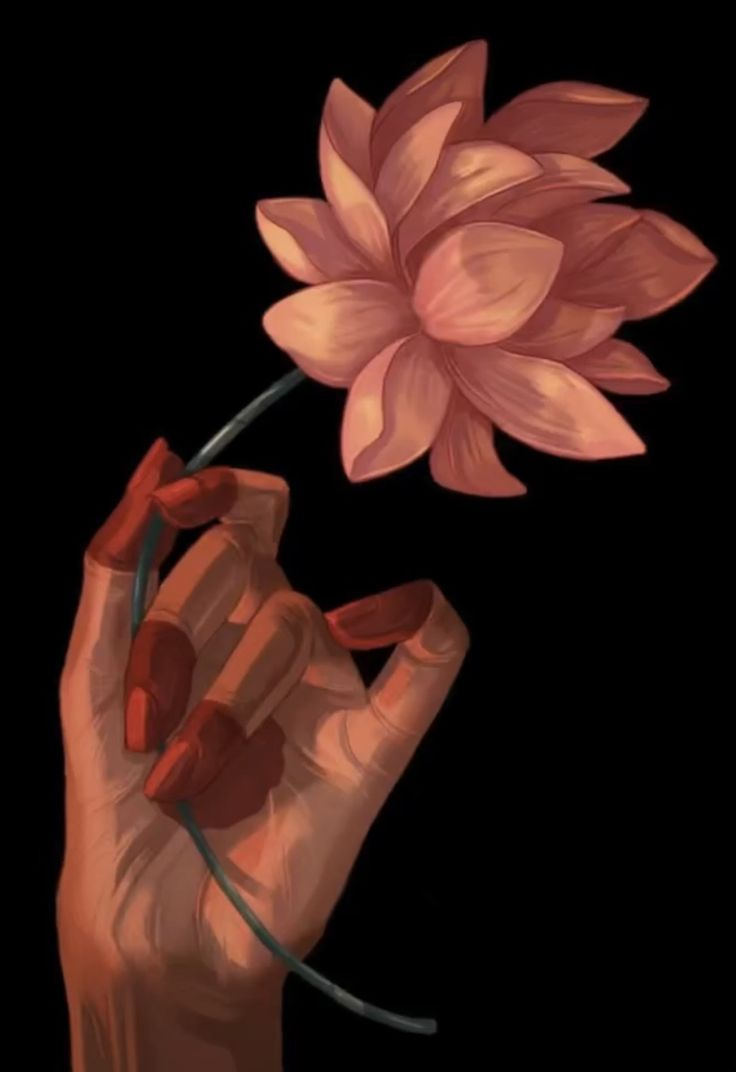
#> input picture flower_hand.jpeg, 736 x 1072 px
$ python dip_task.py
#> lines starting #> are read from the running program, lines starting #| are printed output that depends on the picture
import cv2
import numpy as np
import matplotlib.pyplot as plt

img_path = 'flower_hand.jpeg'
img_bgr = cv2.imread(img_path)
#> img_bgr is the input picture: shape (1072, 736, 3); mean B, G, R 23.8, 29.4, 54.5

if img_bgr is None:
    raise FileNotFoundError(f"Could not load image at '{img_path}'. Check the filename/path.")

img_rgb = cv2.cvtColor(img_bgr, cv2.COLOR_BGR2RGB)
img_gray = cv2.cvtColor(img_bgr, cv2.COLOR_BGR2GRAY)
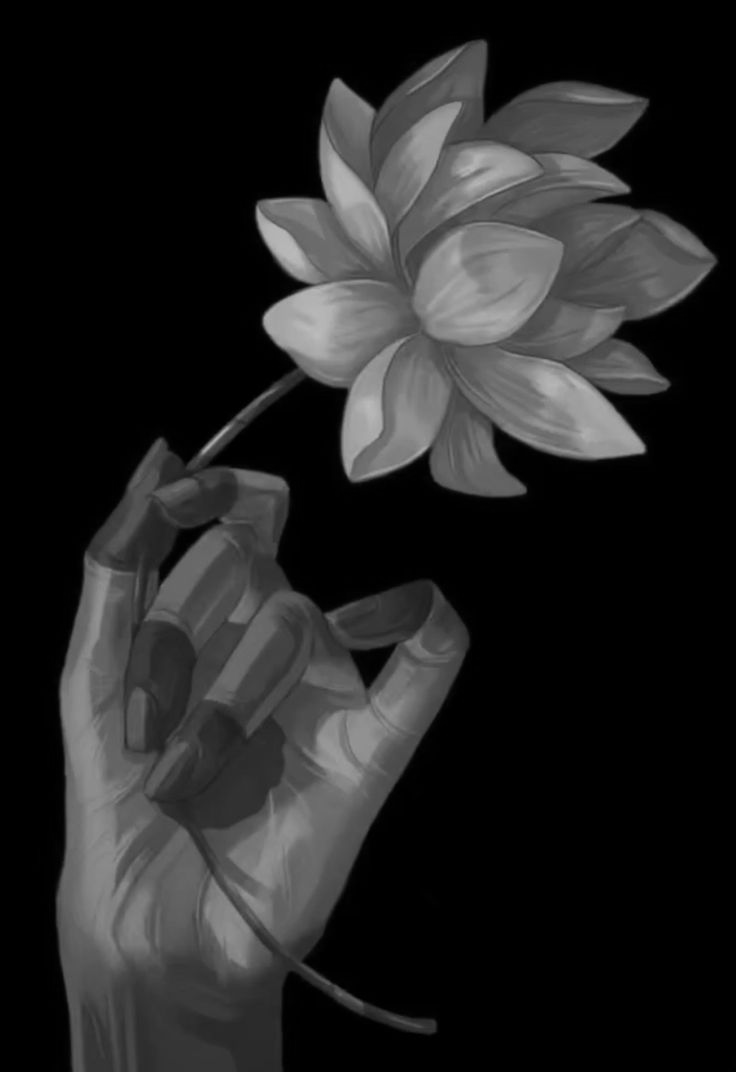
#> img_gray: shape (1072, 736); min 0, max 188, mean 36.3
height, width = img_gray.shape
#> height = 1072; width = 736

print("--- 1. MATRIX REPRESENTATION ---")
print(f"Color Matrix Shape (H x W x C): {img_rgb.shape}")
#| Color Matrix Shape (H x W x C): (1072, 736, 3)
print(f"Grayscale Matrix Shape (H x W): {img_gray.shape}")
#| Grayscale Matrix Shape (H x W): (1072, 736)

print(f"\nGrayscale Min Value: {img_gray.min()}")
#| Grayscale Min Value: 0
print(f"Grayscale Max Value: {img_gray.max()}")
#| Grayscale Max Value: 188

print(f"RGB Overall Min Value: {img_rgb.min()}")
#| RGB Overall Min Value: 0
print(f"RGB Overall Max Value: {img_rgb.max()}")
#| RGB Overall Max Value: 242

min_per_channel = img_rgb.min(axis=(0, 1))
#> min_per_channel = [0, 0, 0]
max_per_channel = img_rgb.max(axis=(0, 1))
#> max_per_channel = [242, 173, 166]
print(f"RGB Min per Channel (R, G, B): {min_per_channel}")
#| RGB Min per Channel (R, G, B): [0 0 0]
print(f"RGB Max per Channel (R, G, B): {max_per_channel}")
#| RGB Max per Channel (R, G, B): [242 173 166]

print("\nSample 5x5 intensity sub-matrix from Grayscale Image:")
print(img_gray[100:105, 100:105])
#| [[0 0 0 0 0]
#|  [0 0 0 0 0]
#|  [0 0 0 0 0]
#|  [0 0 0 0 0]
#|  [0 0 0 0 0]]

sampled_low = cv2.resize(img_gray, (width // 8, height // 8), interpolation=cv2.INTER_NEAREST)
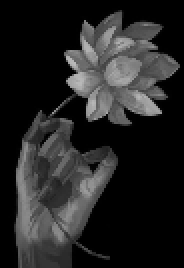
#> sampled_low: shape (134, 92) (shown 2 times larger); min 0, max 185, mean 36.3
sampled_reconstructed = cv2.resize(sampled_low, (width, height), interpolation=cv2.INTER_NEAREST)

def quantize_image(img, bits):
#> called with bits = 4
    levels = 2**bits
    factor = 256 // levels
    return (img // factor) * factor

quant_4bit = quantize_image(img_gray, 4)
quant_2bit = quantize_image(img_gray, 2)
#> call 2 of quantize_image, with bits = 2
#> in quantize_image (call 2), `return (img // factor) * factor`:
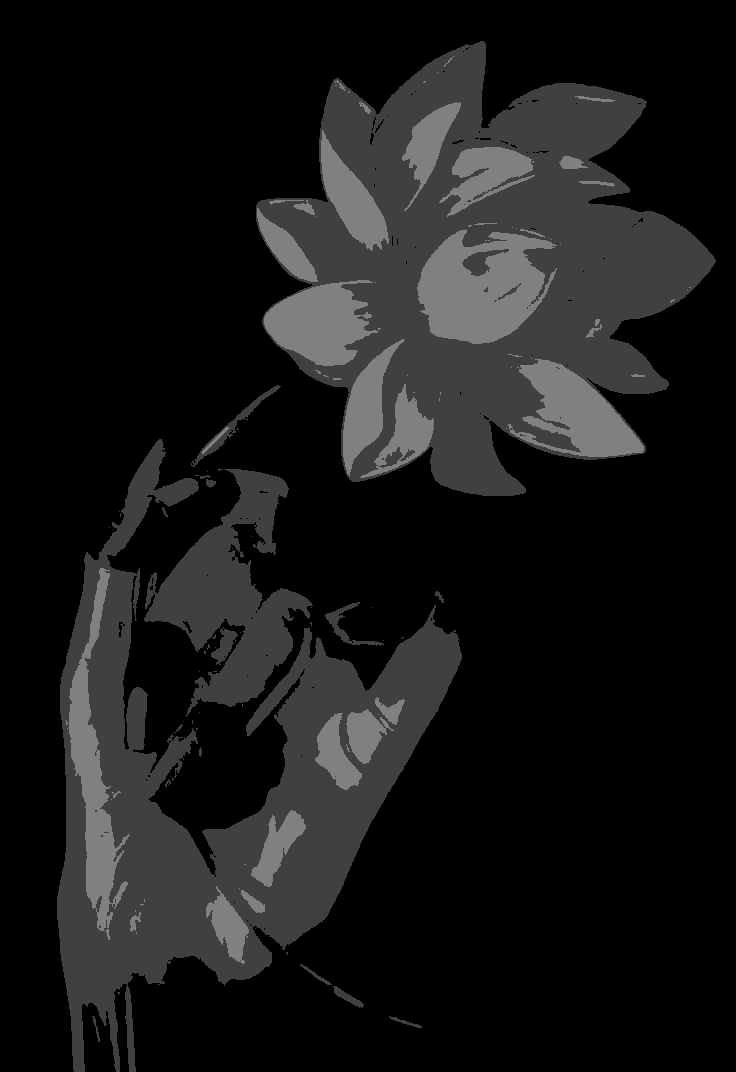
#> returned value: shape (1072, 736); min 0, max 128, mean 23.9

res_50pct = cv2.resize(img_rgb, (width // 2, height // 2), interpolation=cv2.INTER_AREA)
res_25pct = cv2.resize(img_rgb, (width // 4, height // 4), interpolation=cv2.INTER_AREA)

plt.figure(figsize=(12, 10))

plt.subplot(2, 3, 1)
plt.imshow(img_rgb)
plt.title(f"Original ({width}x{height})")
plt.axis("off")

plt.subplot(2, 3, 2)
plt.imshow(sampled_reconstructed, cmap='gray')
plt.title("Sampled Down (1/8th Spatial)")
plt.axis("off")

plt.subplot(2, 3, 3)
plt.imshow(quant_4bit, cmap='gray')
plt.title("Quantized (4-Bit / 16 Levels)")
plt.axis("off")

plt.subplot(2, 3, 4)
plt.imshow(quant_2bit, cmap='gray')
plt.title("Quantized (2-Bit / 4 Levels)")
plt.axis("off")

plt.subplot(2, 3, 5)
plt.imshow(res_50pct)
plt.title(f"Resolution 50% ({width//2}x{height//2})")
plt.axis("off")

plt.subplot(2, 3, 6)
plt.imshow(res_25pct)
plt.title(f"Resolution 25% ({width//4}x{height//4})")
plt.axis("off")

plt.tight_layout()
plt.show()
